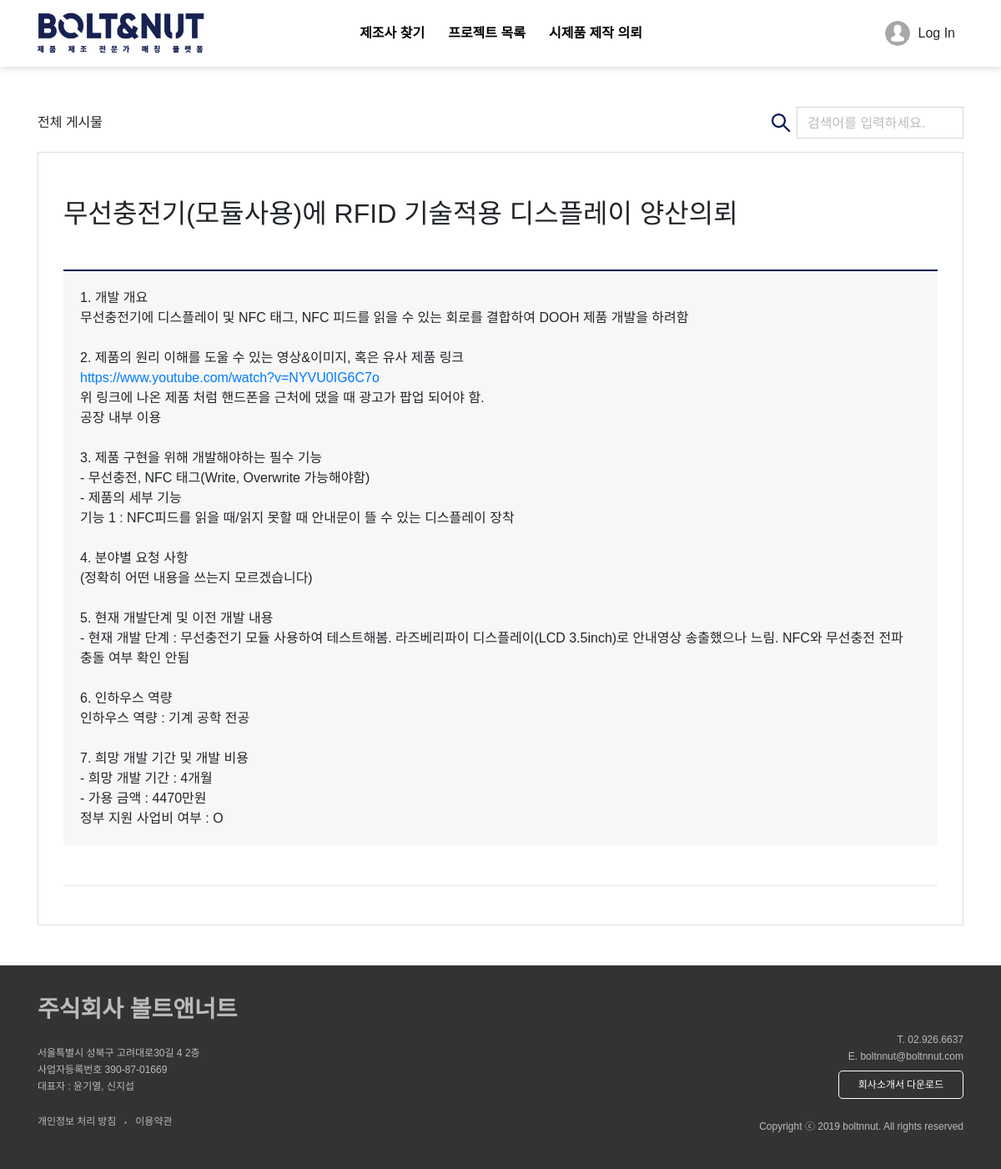
/project/1/, run on the app's committed database.
### App/models.py (models this page shows, shortened)
class Project(models.Model):
    title = models.CharField('제목', max_length=40)
    content = RichTextUploadingField('내용')
    is_main = models.BooleanField('메인노출여부', default=False)
    budget = models.CharField('희망 예산', max_length=256, blank=True, null=True)
    started_at = models.DateTimeField('작업시작일시')
    ended_at = models.DateTimeField('작업종료일시')
    created_at = models.DateTimeField('등록일자')
    class Meta:
        verbose_name = '   프로젝트'
        verbose_name_plural = '   프로젝트'

### App/views.py (the view)
# urls.py: path('project/<str:id>/', ProjectDetailPage, name="project-detail"),
def ProjectDetailPage(request, id):
    project = Project.objects.get(id=id)
    return render(request, 'ProjectDetail/ProjectDetailPage.html', {
        'title': '볼트앤너트 | 프로젝트 상',
        'project': project,
    })

### templates/ProjectDetail/ProjectDetailPage.html (shortened to what this page needs)
{% extends 'Base/Base.html' %}
{% block content %}
{% include './SearchBar.html' %}
{% include './Result.html' %}
{% endblock content %}

### templates/ProjectDetail/Result.html (shortened to what this page needs)
<div id="Result">
  <div class="container">
    <div class="row mt-3 mb-5">
      <div class="col-12">
        <div class="item">
          <div class="body mt-4" onclick="window.location.href = '/project/{{project.id}}/' ">
            <h2>{{project.title}}</h2>
            <div class="mt-5 mb-5">
              <div class="project_content">
                {{ project.content|safe }}
              </div>
            </div>
            <hr/>
          </div>
        </div>
      </div>
    </div>
  </div>
</div>

### templates/Base/Base.html (style rules this page uses)
p, h1, h2, h3, h4, h5, span, a { word-break: keep-all; font-family: 'Noto Sans KR', sans-serif; }
::placeholder { color: #bbbbbb !important; opacity: 1; }

### templates/ProjectDetail/Result.html (style rules this page uses)
#Result .item { width: 100%; border: 1px solid #ddd; padding: 30px; }
#Result p { margin: 0px; }
.project_content { border-top: 2px solid #001655; background: #f7f7f7; padding: 20px; }

### data on the page
Project: title "무선충전기(모듈사용)에 RFID 기술적용 디스플레이 양산의뢰", content "1. 개발 개요 무선충전기에 디스플레이 및 NFC 태그, NFC 피드를 읽을 수 있는 회로를 결합하여 DOOH 제품 개발을 하려함 2. 제품의 원리 이해를 도울 수 있는 영상&이미지, 혹은 유사 제품 링크 https://www.youtube.com/watch?v=NYVU0IG6C7o 위 링크에 나온 제품 처럼 핸드폰을 근처에 댔을 때 광고가 팝업 되어야 함. 공장 내부 이용 3. 제품 구현을 위해 개발해야하는 필수 기능 - 무선충전, NFC 태그(Write, Overwrite 가능해야함) - 제품의 세부 기능 기능 1 : NFC피드를 읽을 때/읽지 못할 때 안내문이 뜰 수 있는 디스플레이 장착 4. 분야별 요청 사항 (정확히 어떤 내용을 쓰는지 모르겠습니다) 5. 현재 개발단계 및 이전 개발 내용 - 현재 개발 단계 : 무선충전기 모듈 사용하여 테스트해봄. 라즈베리파이 디스플레이(LCD 3.5inch)로 안내영상 송출했으나 느림. NFC와 무선충전 전파 충돌 여부 확인 안됨 6. 인하우스 역량 인하우스 역량 : 기계 공학 전공 7. 희망 개발 기간 및 개발 비용 - 희망 개발 기간 : 4개월 - 가용 금액 : 4470만원 정부 지원 사업비 여부 : O"
